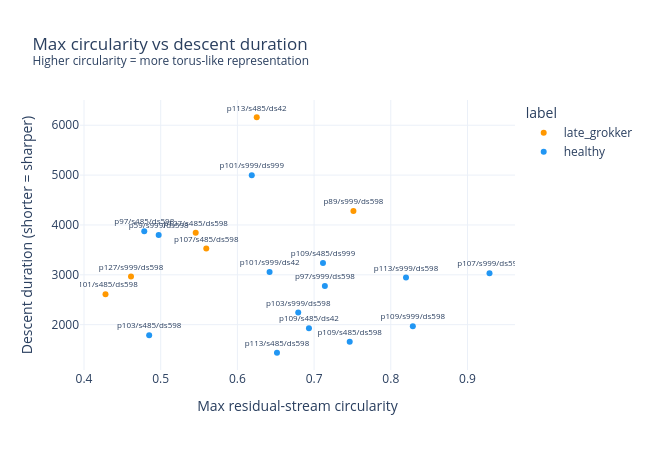

The notebook cell saved with this chart:
### Markdown cell above
## Circularity vs sharpness

Max residual-stream circularity is a different lens on how well the model
organizes its representation. Does higher circularity correlate with sharper transitions?

### Code cell
df_circ = df[df["descent_duration"].notna()].copy()

fig = px.scatter(
    df_circ,
    x="max_circularity",
    y="descent_duration",
    color="label",
    color_discrete_map=_LABEL_COLORS,
    hover_data=["variant", "prime", "n_freqs", "npf", "freq_spread"],
    text="variant",
    title="Max circularity vs descent duration<br>"
          "<sup>Higher circularity = more torus-like representation</sup>",
    labels={
        "max_circularity": "Max residual-stream circularity",
        "descent_duration": "Descent duration (shorter = sharper)",
    },
    template="plotly_white",
    height=450,
    width=650,
)
fig.update_traces(textposition="top center", textfont_size=8)
fig.show()
fig.write_image(str(EXPORT_DIR / "circularity_vs_duration.png"))

### Figure 1 — Plotly figure (JSON) as saved in the notebook; plotly's stock layout.template omitted (floating-point values rounded to 4 significant figures)
{"data": [{"customdata": [["p101/s485/ds598", 101, 4, 128, 34], ["p107/s485/ds598", 107, 4, 128, 31], ["p113/s485/ds42", 113, 4, 128, 43], ["p127/s485/ds598", 127, 5, 102.4, 43], ["p127/s999/ds598", 127, 4, 128, 36], ["p89/s999/ds598", 89, 0, null, 0]], "hovertemplate": "label=late_grokker<br>Max residual-stream circularity=%{x}<br>Descent duration (shorter = sharper)=%{y}<br>variant=%{customdata[0]}<br>prime=%{customdata[1]}<br>n_freqs=%{customdata[2]}<br>npf=%{customdata[3]}<br>freq_spread=%{customdata[4]}<extra></extra>", "legendgroup": "late_grokker", "marker": {"color": "#FF9800", "symbol": "circle"}, "mode": "markers+text", "name": "late_grokker", "orientation": "v", "showlegend": true, "text": ["p101/s485/ds598", "p107/s485/ds598", "p113/s485/ds42", "p127/s485/ds598", "p127/s999/ds598", "p89/s999/ds598"], "textfont": {"size": 8}, "textposition": "top center", "type": "scatter", "x": [0.428, 0.5594, 0.6252, 0.5457, 0.4613, 0.7513], "xaxis": "x", "y": [2611.0, 3527.0, 6160.0, 3843.0, 2968.0, 4278.0], "yaxis": "y"}, {"customdata": [["p101/s999/ds42", 101, 4, 128, 37], ["p101/s999/ds999", 101, 3, 170.7, 24], ["p103/s485/ds598", 103, 4, 128, 34], ["p103/s999/ds598", 103, 4, 128, 24], ["p107/s999/ds598", 107, 3, 170.7, 29], ["p109/s485/ds42", 109, 3, 170.7, 31], ["p109/s485/ds598", 109, 3, 170.7, 23], ["p109/s485/ds999", 109, 4, 128, 23], ["p109/s999/ds598", 109, 4, 128, 14], ["p113/s485/ds598", 113, 3, 170.7, 26], ["p113/s999/ds598", 113, 4, 128, 46], ["p59/s999/ds598", 59, 3, 170.7, 16], ["p97/s485/ds598", 97, 3, 170.7, 40], ["p97/s999/ds598", 97, 3, 170.7, 22]], "hovertemplate": "label=healthy<br>Max residual-stream circularity=%{x}<br>Descent duration (shorter = sharper)=%{y}<br>variant=%{customdata[0]}<br>prime=%{customdata[1]}<br>n_freqs=%{customdata[2]}<br>npf=%{customdata[3]}<br>freq_spread=%{customdata[4]}<extra></extra>", "legendgroup": "healthy", "marker": {"color": "#2196F3", "symbol": "circle"}, "mode": "markers+text", "name": "healthy", "orientation": "v", "showlegend": true, "text": ["p101/s999/ds42", "p101/s999/ds999", "p103/s485/ds598", "p103/s999/ds598", "p107/s999/ds598", "p109/s485/ds42", "p109/s485/ds598", "p109/s485/ds999", "p109/s999/ds598", "p113/s485/ds598", "p113/s999/ds598", "p59/s999/ds598", "p97/s485/ds598", "p97/s999/ds598"], "textfont": {"size": 8}, "textposition": "top center", "type": "scatter", "x": [0.642, 0.6188, 0.485, 0.6793, 0.9287, 0.6933, 0.7465, 0.7116, 0.8288, 0.6516, 0.8198, 0.4974, 0.4786, 0.714], "xaxis": "x", "y": [3055.0, 4999.0, 1790.0, 2242.0, 3032.0, 1930.0, 1659.0, 3239.0, 1970.0, 1437.0, 2945.0, 3799.0, 3876.0, 2777.0], "yaxis": "y"}], "layout": {"height": 450, "legend": {"title": {"text": "label"}, "tracegroupgap": 0}, "title": {"text": "Max circularity vs descent duration<br><sup>Higher circularity = more torus-like representation</sup>"}, "width": 650, "xaxis": {"anchor": "y", "domain": [0, 1], "title": {"text": "Max residual-stream circularity"}}, "yaxis": {"anchor": "x", "domain": [0, 1], "title": {"text": "Descent duration (shorter = sharper)"}}}}
